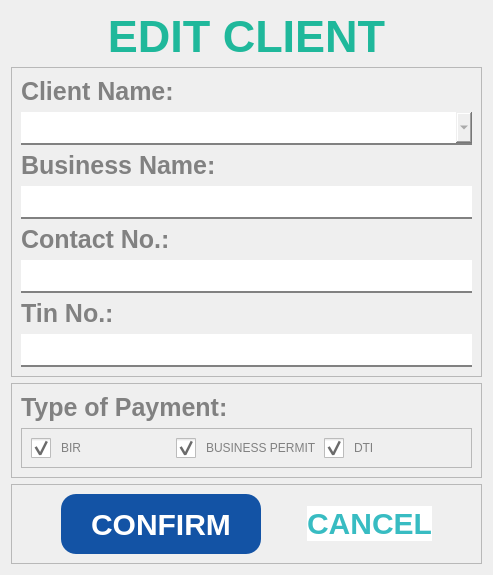
     <widget class="QWidget" name="page_18">
      <layout class="QVBoxLayout" name="verticalLayout_31">
       <item>
        <widget class="QLabel" name="label_47">
         <property name="minimumSize">
          <size>
           <width>0</width>
           <height>50</height>
          </size>
         </property>
         <property name="maximumSize">
          <size>
           <width>16777215</width>
           <height>50</height>
          </size>
         </property>
         <property name="styleSheet">
          <string notr="true">font-family: Segoe UI;
font-weight: bold;
color: #1FB89B;
font-size: 45px;
border-color: white;</string>
         </property>
         <property name="text">
          <string>EDIT CLIENT</string>
         </property>
         <property name="alignment">
          <set>Qt::AlignCenter</set>
         </property>
        </widget>
       </item>
       <item>
        <widget class="QFrame" name="frame_48">
         <property name="frameShape">
          <enum>QFrame::StyledPanel</enum>
         </property>
         <property name="frameShadow">
          <enum>QFrame::Raised</enum>
         </property>
         <layout class="QVBoxLayout" name="verticalLayout_29">
          <item>
           <widget class="QLabel" name="label_48">
            <property name="styleSheet">
             <string notr="true">font-family: Segoe UI;
				font-weight: bold;
				color: #818181;
				font-size: 25px;

border-radius: 0px;
border-color: white;
border-width: 0px;</string>
            </property>
            <property name="text">
             <string>Client Name:</string>
            </property>
           </widget>
          </item>
          <item>
           <widget class="QComboBox" name="choose_edit_clientBox">
            <property name="cursor">
             <cursorShape>PointingHandCursor</cursorShape>
            </property>
            <property name="styleSheet">
             <string notr="true">QComboBox {
				font-family: Segoe UI;
				font-weight: bold;
				color: #818181;
				font-size: 25px;
                border: none;
                border-bottom: 2px solid #818181;
            }

QComboBox::hover{
color: #565656;
border-bottom: 2px solid #565656;
}

</string>
            </property>
           </widget>
          </item>
          <item>
           <widget class="QLabel" name="label_49">
            <property name="styleSheet">
             <string notr="true">font-family: Segoe UI;
				font-weight: bold;
				color: #818181;
				font-size: 25px;

border-radius: 0px;
border-color: white;
border-width: 0px;</string>
            </property>
            <property name="text">
             <string>Business Name:</string>
            </property>
           </widget>
          </item>
          <item>
           <widget class="QLineEdit" name="edit_business_name_lineEdit">
            <property name="enabled">
             <bool>false</bool>
            </property>
            <property name="styleSheet">
             <string notr="true">QLineEdit {
				font-family: Segoe UI;
				font-weight: bold;
				color: #818181;
				font-size: 25px;
                border: none;
                border-bottom: 2px solid #818181;
            }

QLineEdit::hover{
color: #565656;
border-bottom: 2px solid #565656;
}

</string>
            </property>
           </widget>
          </item>
          <item>
           <widget class="QLabel" name="label_50">
            <property name="styleSheet">
             <string notr="true">font-family: Segoe UI;
				font-weight: bold;
				color: #818181;
				font-size: 25px;

border-radius: 0px;
border-color: white;
border-width: 0px;</string>
            </property>
            <property name="text">
             <string>Contact No.:</string>
            </property>
           </widget>
          </item>
          <item>
           <widget class="QLineEdit" name="edit_client_contactInfo_lineEdit">
            <property name="enabled">
             <bool>false</bool>
            </property>
            <property name="styleSheet">
             <string notr="true">QLineEdit {
				font-family: Segoe UI;
				font-weight: bold;
				color: #818181;
				font-size: 25px;
                border: none;
                border-bottom: 2px solid #818181;
            }

QLineEdit::hover{
color: #565656;
border-bottom: 2px solid #565656;
}

</string>
            </property>
           </widget>
          </item>
          <item>
           <widget class="QLabel" name="label_95">
            <property name="styleSheet">
             <string notr="true">font-family: Segoe UI;
				font-weight: bold;
				color: #818181;
				font-size: 25px;

border-radius: 0px;
border-color: white;
border-width: 0px;</string>
            </property>
            <property name="text">
             <string>Tin No.:</string>
            </property>
           </widget>
          </item>
          <item>
           <widget class="QLineEdit" name="edit_tin_num_lineEdit">
            <property name="enabled">
             <bool>false</bool>
            </property>
            <property name="styleSheet">
             <string notr="true">QLineEdit {
				font-family: Segoe UI;
				font-weight: bold;
				color: #818181;
				font-size: 25px;
                border: none;
                border-bottom: 2px solid #818181;
            }

QLineEdit::hover{
color: #565656;
border-bottom: 2px solid #565656;
}

</string>
            </property>
           </widget>
          </item>
         </layout>
        </widget>
       </item>
       <item>
        <widget class="QFrame" name="frame_49">
         <property name="frameShape">
          <enum>QFrame::StyledPanel</enum>
         </property>
         <property name="frameShadow">
          <enum>QFrame::Raised</enum>
         </property>
         <layout class="QVBoxLayout" name="verticalLayout_30">
          <item>
           <widget class="QLabel" name="label_51">
            <property name="styleSheet">
             <string notr="true">font-family: Segoe UI;
				font-weight: bold;
				color: #818181;
				font-size: 25px;

border-radius: 0px;
border-color: white;
border-width: 0px;</string>
            </property>
            <property name="text">
             <string>Type of Payment:</string>
            </property>
           </widget>
          </item>
          <item>
           <widget class="QFrame" name="frame_50">
            <property name="frameShape">
             <enum>QFrame::StyledPanel</enum>
            </property>
            <property name="frameShadow">
             <enum>QFrame::Raised</enum>
            </property>
            <layout class="QHBoxLayout" name="horizontalLayout_30">
             <item>
              <widget class="QCheckBox" name="edit_bir_checkBox">
               <property name="styleSheet">
                <string notr="true">QCheckBox {
    spacing: 10px; /* Space between checkbox and text */
    font: bold 15px &quot;Segoe UI&quot;;
    color: #818181; /* Text color */
}

QCheckBox::indicator {
        width: 20px;  /* Set the width */
        height: 20px; /* Set the height */
    }</string>
               </property>
               <property name="text">
                <string>BIR</string>
               </property>
               <property name="checkable">
                <bool>true</bool>
               </property>
               <property name="checked">
                <bool>true</bool>
               </property>
              </widget>
             </item>
             <item>
              <widget class="QCheckBox" name="edit_bp_checkBox">
               <property name="styleSheet">
                <string notr="true">QCheckBox {
    spacing: 10px; /* Space between checkbox and text */
    font: bold 15px &quot;Segoe UI&quot;;
    color: #818181; /* Text color */
}

QCheckBox::indicator {
        width: 20px;  /* Set the width */
        height: 20px; /* Set the height */
    }</string>
               </property>
               <property name="text">
                <string>BUSINESS PERMIT</string>
               </property>
               <property name="checked">
                <bool>true</bool>
               </property>
              </widget>
             </item>
             <item>
              <widget class="QCheckBox" name="edit_dti_checkBox">
               <property name="styleSheet">
                <string notr="true">QCheckBox {
    spacing: 10px; /* Space between checkbox and text */
    font: bold 15px &quot;Segoe UI&quot;;
    color: #818181; /* Text color */
}

QCheckBox::indicator {
        width: 20px;  /* Set the width */
        height: 20px; /* Set the height */
    }</string>
               </property>
               <property name="text">
                <string>DTI</string>
               </property>
               <property name="checked">
                <bool>true</bool>
               </property>
              </widget>
             </item>
            </layout>
           </widget>
          </item>
         </layout>
        </widget>
       </item>
       <item>
        <widget class="QFrame" name="frame_51">
         <property name="maximumSize">
          <size>
           <width>16777215</width>
           <height>100</height>
          </size>
         </property>
         <property name="frameShape">
          <enum>QFrame::StyledPanel</enum>
         </property>
         <property name="frameShadow">
          <enum>QFrame::Raised</enum>
         </property>
         <layout class="QHBoxLayout" name="horizontalLayout_31">
          <item>
           <spacer name="horizontalSpacer_49">
            <property name="orientation">
             <enum>Qt::Horizontal</enum>
            </property>
            <property name="sizeHint" stdset="0">
             <size>
              <width>40</width>
              <height>20</height>
             </size>
            </property>
           </spacer>
          </item>
          <item>
           <widget class="QPushButton" name="edit_client_confirm_btn">
            <property name="minimumSize">
             <size>
              <width>200</width>
              <height>60</height>
             </size>
            </property>
            <property name="cursor">
             <cursorShape>PointingHandCursor</cursorShape>
            </property>
            <property name="styleSheet">
             <string notr="true">QPushButton{
background-color: #1353A5;
color: white;
font-family: Segoe UI;
font-weight: bold;
font-size: 30px;
border-radius: 15px;
}

QPushButton::hover{
text-decoration: underline;
background-color: #0B3163;
}</string>
            </property>
            <property name="text">
             <string>CONFIRM</string>
            </property>
           </widget>
          </item>
          <item>
           <spacer name="horizontalSpacer_50">
            <property name="orientation">
             <enum>Qt::Horizontal</enum>
            </property>
            <property name="sizeHint" stdset="0">
             <size>
              <width>40</width>
              <height>20</height>
             </size>
            </property>
           </spacer>
          </item>
          <item>
           <widget class="QPushButton" name="edit_client_cancel_btn">
            <property name="cursor">
             <cursorShape>PointingHandCursor</cursorShape>
            </property>
            <property name="styleSheet">
             <string notr="true">QPushButton{
background-color: white;
color: #38BCC2;
font-family: Segoe UI;
font-weight: bold;
font-size: 30px;
border-style: none;
}

QPushButton::hover{
text-decoration: underline;
color: #217074;
}</string>
            </property>
            <property name="text">
             <string>CANCEL</string>
            </property>
           </widget>
          </item>
          <item>
           <spacer name="horizontalSpacer_51">
            <property name="orientation">
             <enum>Qt::Horizontal</enum>
            </property>
            <property name="sizeHint" stdset="0">
             <size>
              <width>40</width>
              <height>20</height>
             </size>
            </property>
           </spacer>
          </item>
         </layout>
        </widget>
       </item>
      </layout>
     </widget>
